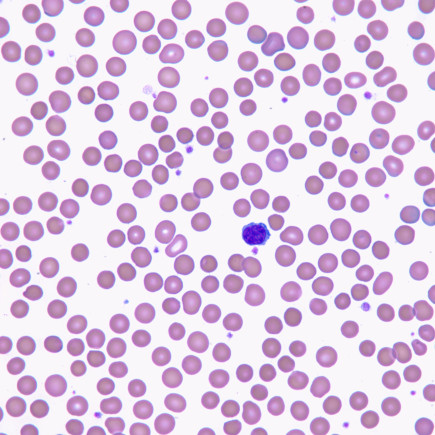
#> input picture images/blood_cells-2.jpg, 435 x 435 px, found by its file name; its folder holds only this picture in this run
$ python lab_17.py
#> lines starting #> are read from the running program, lines starting #| are printed output that depends on the picture; after the words box and inside, x2 and y2 are one past the last pixel; in counts of white or black regions, pixels touching at a corner belong together
### utils/file_utils.py
#! /usr/bin/python
import os
from os import path

from argparse import ArgumentParser

import cv2


def _select_file(root):
#> called with root = 'images'
    files = os.listdir(root)
    print("Select an Image:")
    for i, name in enumerate(files, 1):
        print(f"{i}) {name}")

    size = len(files)
    while True:
        value = input(f"Choice [1 - {size}]: ")
        try:
            value = int(value)
        except ValueError:
            print(f"{value} is not a valid integer")
        else:
            if 1 <= value <= size:
                break
            else:
                print(f"{value} out of range [1 - {size}]")
#> this loop made 1 pass; the answer given on pass 1: 1

    return files[value - 1]


def load_image(name=None, root="images", color=False):
    if name is None:
        name = _select_file(root)

    if not path.exists(name):
        name = path.join(root, name)

    if not path.exists(name):
        raise ValueError(f"image file {name} does not exists")

    flag = cv2.IMREAD_COLOR if color else cv2.IMREAD_GRAYSCALE

    img = cv2.imread(name, flags=flag)
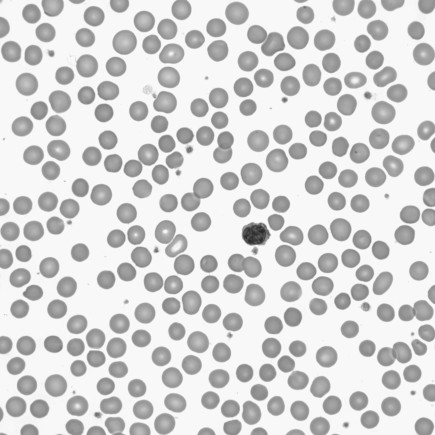
#> img: shape (435, 435); min 37, max 255, mean 211.7

    if img is None:
        raise ValueError(f"cannot load {name}")

    return img


def parse_args():
    parser = ArgumentParser()
    parser.add_argument(
        "name",
        nargs="?",
        help="specify file to open or the directory containing images to open",
    )
    return parser.parse_args()


def load_image_from_arg(color=False):
    args = parse_args()
    if args.name:
        if path.isdir(args.name):
            img = load_image(root=args.name, color=color)
        elif path.isfile(args.name):
            img = load_image(name=args.name, color=color)
        else:
            img = load_image(color=color)
    else:
        img = load_image(color=color)

    return img

### utils/image_utils.py
#! /usr/bin/python

import cv2
import numpy as np


# [23 lines left out: functions get_histogram, colorize, not called in this run]


def show_image(*images, wait=0):
    for count, image in enumerate(images, 1):
        if isinstance(image, tuple):
            name, image = image
        else:
            name = f"Image {count}"

        cv2.imshow(name, image)
    if wait >= 0:
        wait *= 1000
        cv2.waitKey(wait)

### lab_17.py
#! /usr/bin/python

# autogenerated on 2020-05-20 11:42

# Morphological Operators

import cv2
import numpy as np

from utils import *


# [43 lines left out: functions cross_operator, morphological_operator, not called in this run]

def erosion(img):
    return cross_operator(img, lambda a, b, c, d: a and b and c and d)


def dilation(img):
    return cross_operator(img, lambda a, b, c, d: a or b or c or d)


# [19 lines left out: functions opening, closing, not called in this run]


def main():
    img = load_image_from_arg()
    original = img.copy()
    _, img = cv2.threshold(img, 0, 255, cv2.THRESH_BINARY + cv2.THRESH_OTSU)
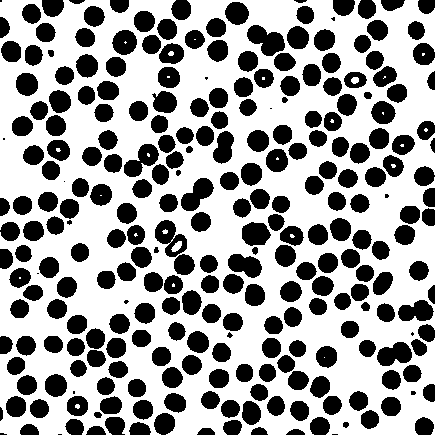
#> img: shape (435, 435); 61.4% white; 272 black regions (16 under 20 px), largest, box (x1, y1, x2, y2) and area: (247, 25, 285, 56) 713, (155, 220, 187, 257) 635, (181, 178, 214, 211) 612

    if False:
        cross_kernel = np.array([[1., 0., 1., 0., 1.],
                                 [0., 1., 1., 1., 0.],
                                 [1., 1., 0., 1., 1.],
                                 [0., 1., 1., 1., 0.],
                                 [1., 0., 1., 0., 1.]], dtype=np.uint8)
    else:
        cross_kernel = np.array([
                                 [1., 1., 1.],
                                 [1., 0., 1.],
                                 [1., 1., 1.],
                                 ], dtype=np.uint8)

    img = 255 - img
    binary = img.copy()

    img = cv2.dilate(img, cross_kernel)
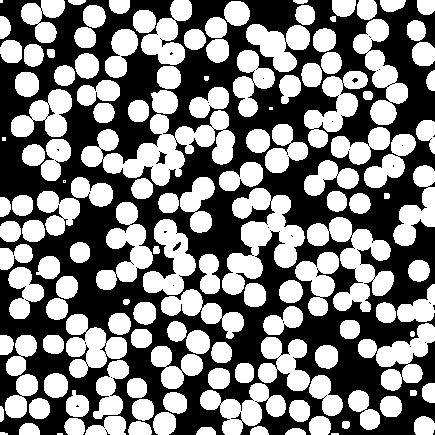
#> img: shape (435, 435); 49.3% white; 142 white regions (6 under 20 px), largest, box (x1, y1, x2, y2) and area: (81, 110, 235, 186) 4865, (222, 188, 305, 295) 4041, (307, 217, 394, 312) 3448
    img = cv2.morphologyEx(img, cv2.MORPH_CLOSE, cross_kernel)
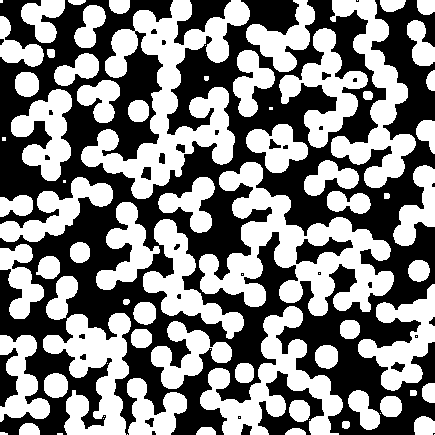
#> img: shape (435, 435); 50.6% white; 36 black regions (16 under 20 px), largest, box (x1, y1, x2, y2) and area: (0, 0, 435, 435) 88487, (258, 371, 324, 435) 1716, (174, 0, 231, 45) 1053
    img = cv2.erode(img, cross_kernel)
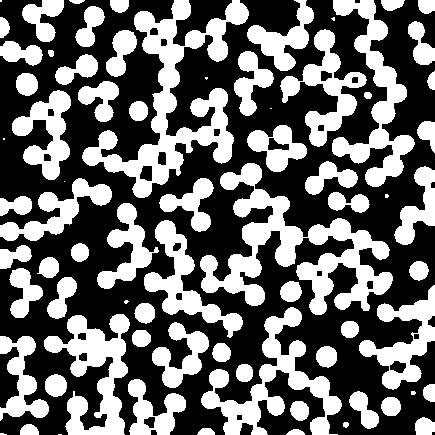
#> img: shape (435, 435); 41.6% white; 74 white regions (11 under 20 px), largest, box (x1, y1, x2, y2) and area: (200, 163, 393, 315) 9359, (82, 0, 249, 198) 9326, (201, 307, 342, 435) 5278


    show_image(original, binary, img, wait=60)


if __name__ == "__main__":
    main()

$ run again, on images/blood_cells.png
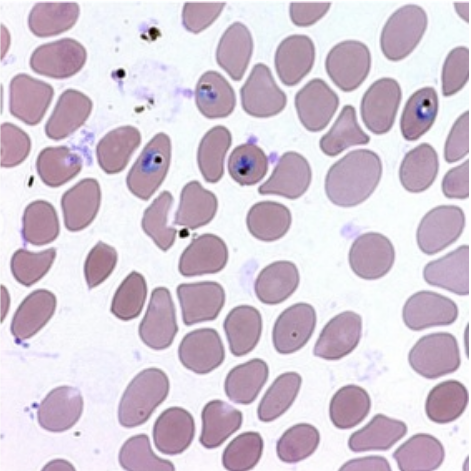
#> input picture images/blood_cells.png, 471 x 471 px, found by its file name
#> the loop in _select_file, `while True:` made 1 pass; the answer given on pass 1: 1
#> in main, `_, img = cv2.threshold(img, 0, 255, cv2.THRESH_BINARY + cv2.THRESH_OTSU)`:
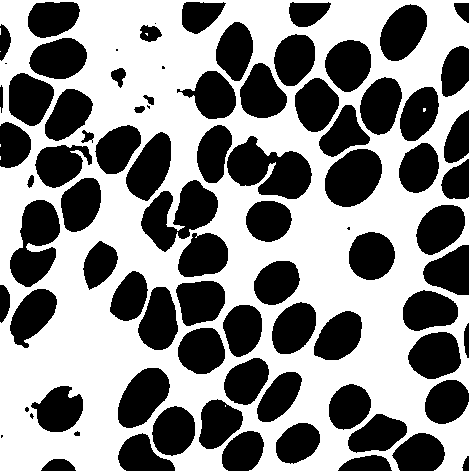
#> img: shape (471, 471); 54.7% white; 84 black regions (9 under 20 px), largest, box (x1, y1, x2, y2) and area: (227, 136, 312, 199) 3247, (141, 180, 218, 252) 2949, (10, 200, 60, 287) 2763
#> in main, `img = cv2.erode(img, cross_kernel)`:
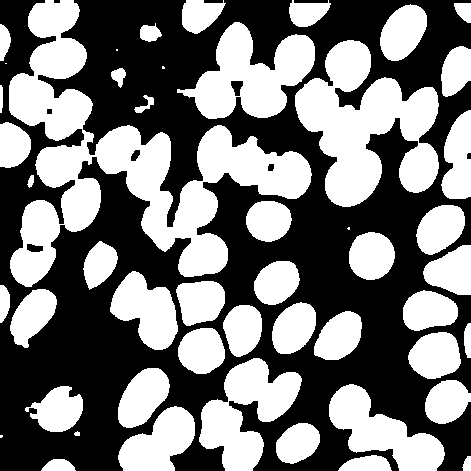
#> img: shape (471, 471); 46.8% white; 49 white regions (5 under 20 px), largest, box (x1, y1, x2, y2) and area: (9, 0, 312, 287) 26550, (295, 40, 439, 207) 12771, (177, 22, 315, 119) 6915
